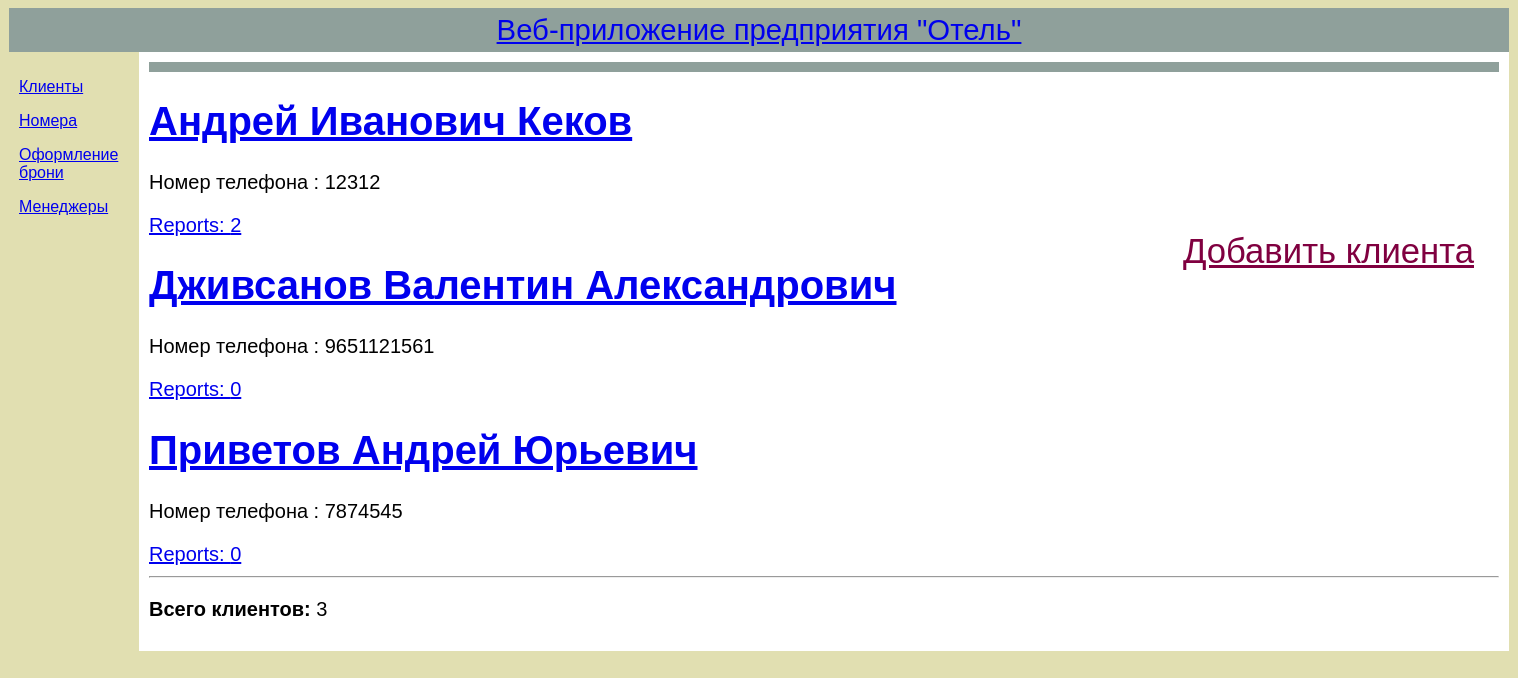
/clients/, run on the app's committed database.
### blog/models.py (models this page shows, shortened)
class Client(models.Model):
    fio = models.CharField(max_length=200)
    pasport = models.CharField(max_length=50)
    reg_town = models.CharField(max_length=50)
    telephone = models.CharField(max_length=50)

### blog/views.py (the view)
# urls.py: path('clients/', views.client_list, name='client_list'),
def client_list(request):
    clients = Client.objects.order_by('fio')
    count_clients = Client.objects.count()
    return render(request, 'blog/client_list.html', {'clients':clients, 'count_clients': count_clients} )

### blog/templates/blog/client_list.html
{% extends 'blog/base.html' %}
{% block content %}
	   <div id="header"><a href="{% url 'client_new' %}" id="top-menu">Добавить клиента</a></div>
	{% for client in clients %}
        <div class="client">
        	<h1><a href="{% url 'client_detail' pk=client.pk %}">{{ client.fio }}</a></h1>
            <p>Номер телефона : {{client.telephone}}</p>
        </div>
        <a href="{% url 'client_detail' pk=client.pk %}">Reports: {{ client.comments.count }}</a>
    {% endfor %}
    <hr>
    <p><b>Всего клиентов: </b>{{count_clients}} </p>
{% endblock %}

### blog/templates/blog/base.html (style rules this page uses)
body { font: 10pt Arial, Helvetica, sans-serif; background: #e1dfb1; }
#header { font-size: 2.2em; text-align: center; padding: 5px; background: #8fa09b; color: #ffe; }
#top-menu { color: #800040; float: right; font-size: 26pt; margin-right: 20px; clear: left; }

### data on the page
Client: fio "Андрей Иванович Кеков", telephone "12312", comments.count "2"
Client: fio "Дживсанов Валентин Александрович", telephone "9651121561", comments.count "0"
Client: fio "Приветов Андрей Юрьевич", telephone "7874545", comments.count "0"

### other printed values
{{ count_clients }} "3"
